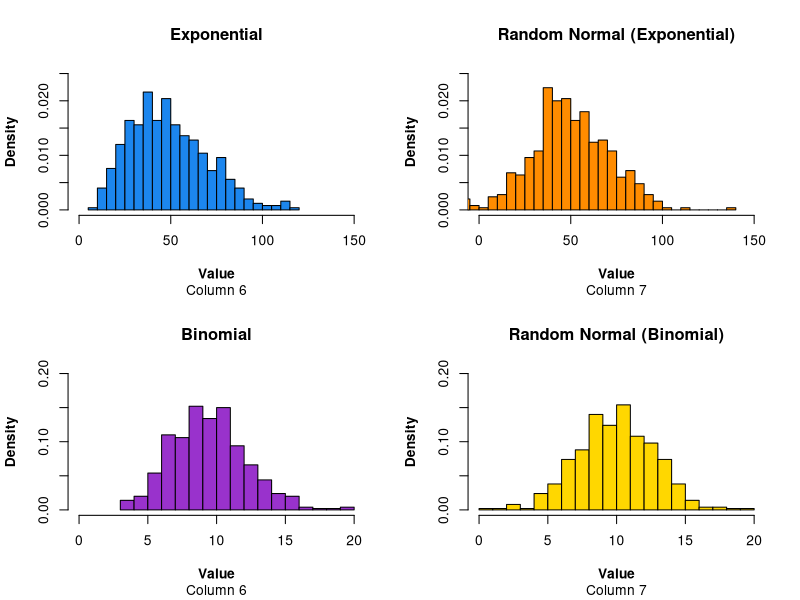
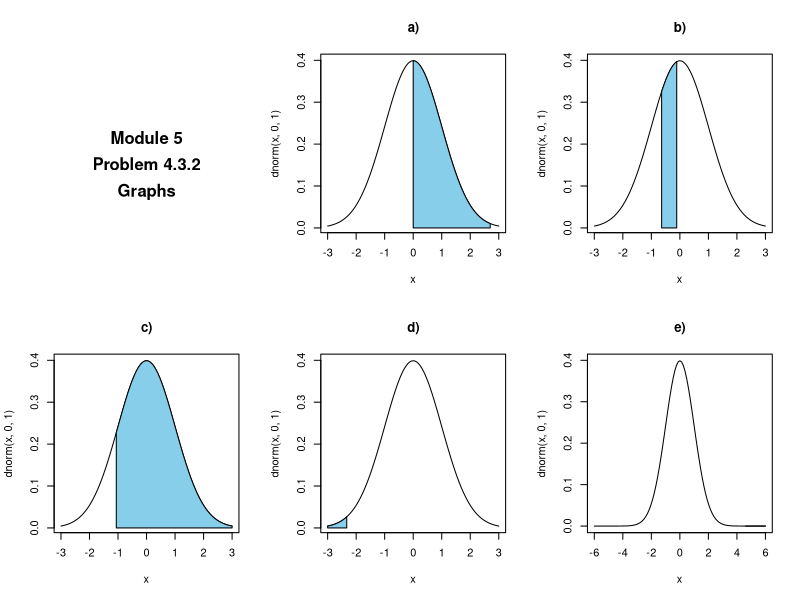

Reproduce these figures in R, in order.
# Will Zywiec
#
# Johns Hopkins University
# Statistical Methods and Data Analysis
# Module 5 Assignment

rm(list = ls())			# clear objects
graphics.off()			# close graphics windows
par(font.lab = 2)		# bold axis labels

par(mfrow = c(2, 2))	# 4 graphs arranged in 2 rows and 2 columns


# Columns 1-5 of random exponential values with mean 10 (mean = 1 / rate)
exp1 <- rexp(500, rate = 0.1)
exp2 <- rexp(500, rate = 0.1)
exp3 <- rexp(500, rate = 0.1)
exp4 <- rexp(500, rate = 0.1)
exp5 <- rexp(500, rate = 0.1)

exp6 <- 0
i <- 0

# Column 6 (Exponential)
for(i in 0:499) {
	i <- i + 1
	if(i == 1) {
		exp6 <- (exp1[i] + exp2[i] + exp3[i] + exp4[i] + exp5[i])
	}
	if(i > 1) {
		exp6 <- c(exp6, exp1[i] + exp2[i] + exp3[i] + exp4[i] + exp5[i])
	}
}

# Column 6 Histogram (Exponential)
hist(exp6, breaks = 30, col = "dodgerblue2", main = "Exponential", prob = TRUE, sub = "Column 6", xlab = "Value", xlim = c(0, 150), ylim = c(0, 0.025))

# Column 7 Histogram (Exponential)
exp7 <- rnorm(n = 500, mean = mean(exp6), sd = sd(exp6))
hist(exp7, breaks = 30, col = "darkorange", main = "Random Normal (Exponential)", prob = TRUE, sub = "Column 7", xlab = "Value", xlim = c(0, 150), ylim = c(0, 0.025))


# Columns 1-5 of random binomial values
binom1 <- rbinom(500, size = 10, prob = 0.2)
binom2 <- rbinom(500, size = 10, prob = 0.2)
binom3 <- rbinom(500, size = 10, prob = 0.2)
binom4 <- rbinom(500, size = 10, prob = 0.2)
binom5 <- rbinom(500, size = 10, prob = 0.2)

binom6 <- 0
j <- 0

# Column 6 (Binomial)
for(j in 0:499) {
	j <- j + 1
	if(j == 1) {
		binom6 <- (binom1[j] + binom2[j] + binom3[j] + binom4[j] + binom5[j])
	}
	if(j > 1) {
		binom6 <- c(binom6, binom1[j] + binom2[j] + binom3[j] + binom4[j] + binom5[j])
	}
}

# Column 6 Histogram (Binomial)
hist(binom6, breaks = 20, col = "darkorchid", main = "Binomial", prob = TRUE, sub = "Column 6", xlab = "Value", xlim = c(0, 20), ylim = c(0, 0.2))

# Column 7 Histogram (Binomial)
binom7 <- rnorm(n = 500, mean = mean(binom6), sd = sd(binom6))
hist(binom7, breaks = 20, col = "gold", main = "Random Normal (Binomial)", prob = TRUE, sub = "Column 7", xlab = "Value", xlim = c(0, 20), ylim = c(0, 0.2))


# Problem 4.3.2
rm(list = ls())			# clear objects
graphics.off()			# close graphics windows

par(mfrow = c(2, 3))	# 5 (+1) graphs arranged in 2 rows and 3 columns

plot.new()
mtext("Module 5", font = 2, line = -7, side = 3, outer = FALSE)
mtext("Problem 4.3.2", font = 2, line = -9, side = 3)
mtext("Graphs", font = 2, line = -11, side = 3)

cord.x1 <- c(0, seq(0, 2.7, 0.01), 2.7)
cord.y1 <- c(0, dnorm(seq(0, 2.7, 0.01)), 0)
curve(dnorm(x, 0, 1), main = "a)", xlim = c(-3, 3))
polygon(cord.x1, cord.y1, col = "skyblue")

cord.x2 <- c(-0.64, seq(-0.64, -0.11, 0.01), -0.11)
cord.y2 <- c(0, dnorm(seq(-0.64, -0.11, 0.01)), 0)
curve(dnorm(x, 0, 1), main = "b)", xlim = c(-3, 3))
polygon(cord.x2, cord.y2, col = "skyblue")

cord.x3 <- c(-1.06, seq(-1.06, 3, 0.01), 3)
cord.y3 <- c(0, dnorm(seq(-1.06, 3, 0.01)), 0)
curve(dnorm(x, 0, 1), main = "c)", xlim = c(-3, 3))
polygon(cord.x3, cord.y3, col = "skyblue")

cord.x4 <- c(-3, seq(-3, -2.33, 0.01), -2.33)
cord.y4 <- c(0, dnorm(seq(-3, -2.33, 0.01)), 0)
curve(dnorm(x, 0, 1), main = "d)", xlim = c(-3, 3))
polygon(cord.x4, cord.y4, col = "skyblue")

cord.x5 <- c(4.61, seq(4.61, 6, 0.01), 6)
cord.y5 <- c(0, dnorm(seq(4.61, 6, 0.01)), 0)
curve(dnorm(x, 0, 1), main = "e)", xlim = c(-6, 6))
polygon(cord.x5, cord.y5, col = "skyblue")
